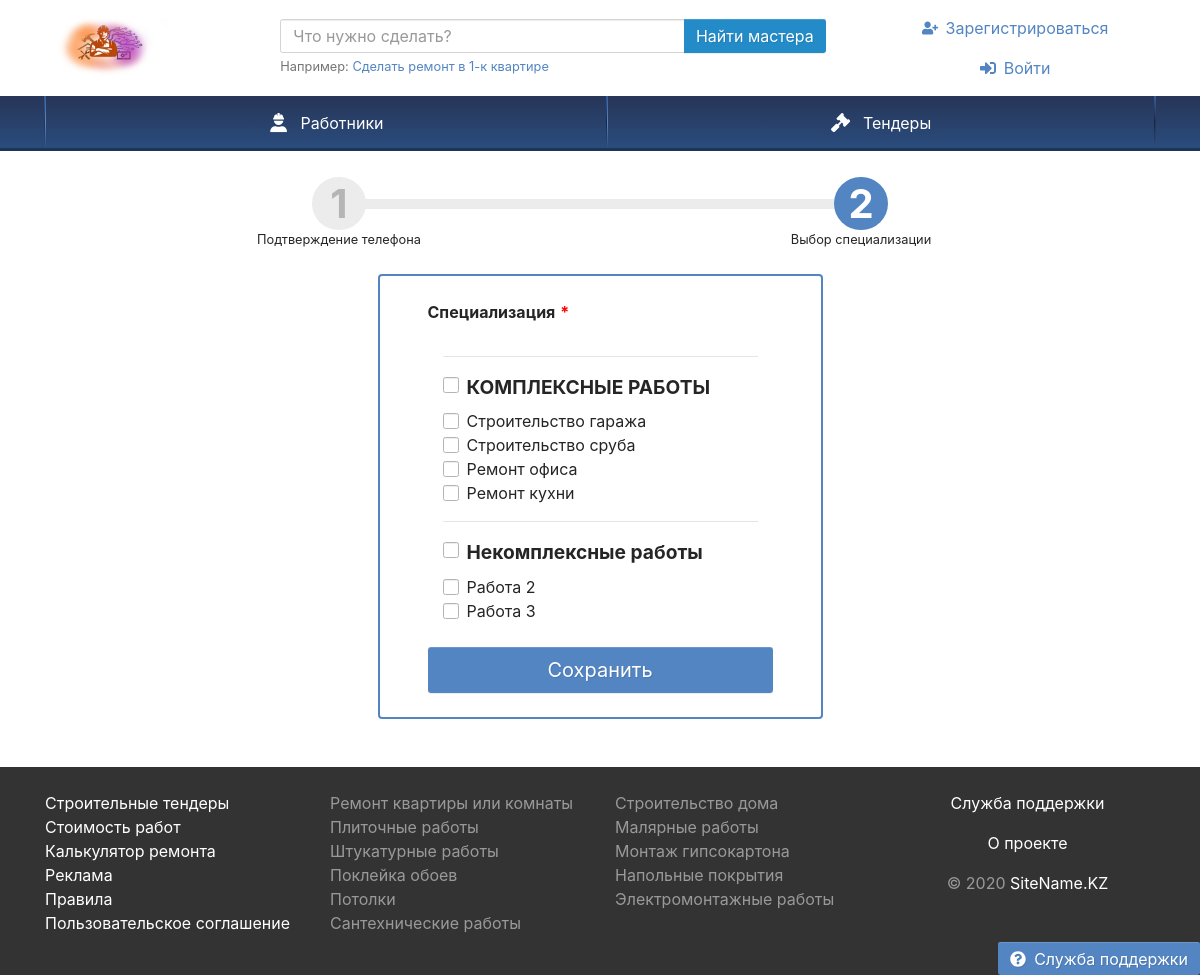
The app's page /register2.php with its own data.
### tables this page shows
CREATE TABLE `speciality` (
  `ID` int(11) NOT NULL,
  `NAME_SPEC` varchar(255) NOT NULL
);

CREATE TABLE `services` (
  `ID` int(11) NOT NULL,
  `NAME_SERV` varchar(255) NOT NULL,
  `SPECID` int(11) NOT NULL
);

### register2.php (the view, shortened to what this page needs)
<!DOCTYPE html>
<html>
<head>
<link rel="stylesheet" href="Theme/css/steps.css">
<link rel="stylesheet" href="Theme/css/site.css">
</head>
<body id="body">
    <header>
        <div class="container">
            <div class="row align-items-center d-none d-lg-flex">
                <div class="col-auto py-2 pr-0">
                    <a href="first.html"><img src="Theme/images/rabotniki.png" height="60" alt="SiteName.KZ"></a>
                </div>
                <div class="col">
                    <form action="#tender" method="post">
                        <div class="input-group">
                            <input id="need" name="need" type="text" class="form-control" placeholder="Что нужно сделать?">
                            <div class="input-group-append">
                                <button class="btn btn-secondary" type="submit">Найти мастера</button>
                            </div>
                        </div>
                    </form>
                    <small class="text-muted">
                        Например: <a href="#" onclick="$('#need').val($(this).text()).focus(); return false;">Сделать ремонт в 1-к квартире</a>
                    </small>
                </div>
                <div class="col-auto">
                        <ul class="my-2 flex-column nav" style="width: 280px; margin-left: 1.2rem;">
                            <li class="nav-item text-center">
                                <a class="nav-link" href="register.html">
                                    <svg class="mr-2 i is-user-plus"><use xlink:href="#s-user-plus"></use></svg>Зарегистрироваться</a>
                            </li>
                            <li class="nav-item text-center">
                                <a class="nav-link" href="login.html">
                                    <svg class="mr-2 i is-sign-in-alt"><use xlink:href="#s-sign-in-alt"></use></svg>Войти</a>
                                </li>
                        </ul>
                </div>
            </div>
        </div>
    </header>
    <nav id="menu" class="navbar-main navbar-expand-lg navbar">
        <div class="container">
            <div id="menu-collapse" class="offcanvas-collapse  navbar-collapse">
                <ul class="nav">
                    <li class="nav-item">
                        <a class="nav-link" href="catalog.html">
                            <svg class="mr-3 mr-lg-2 i is-user-hard-hat"><use xlink:href="#s-user-hard-hat"></use></svg>
                            Работники
                        </a>
                    </li>
                    <li class="nav-item">
                        <a class="nav-link" href="tender.html">
                            <svg class="mr-3 mr-lg-2 i is-gavel"><use xlink:href="#s-gavel"></use></svg>
                            Тендеры
                        </a>
                    </li>
                </ul>
            </div>
        </div>
    </nav>
    <div class="container pt-3 mb-5">
        <div id="w0" class="mb-4 px-lg-5 steps">
            <div class="step-progress" style="width: 50%; margin-left: 25%;">
            </div>
            <div class="row">
                <div class="col-6 step "><div class="step-num">1</div>
                    <div class="step-text">Подтверждение телефона</div>
                </div>
                <div class="col-6 step active">
                    <div class="step-num">2</div>
                    <div class="step-text">Выбор специализации</div>
                </div>
            </div>
        </div>
    <div class="row justify-content-center">
        <div class="col-sm-9 col-md-7 col-lg-6 col-xl-5">
            <div class="card border-2 border-primary">
                <div class="card-body px-4 px-sm-5 py-4">
                    <form id="signup" action="#" method="post">
                        <div class="form-group field-signup-username required">
                            <label for="signup-username">Специализация</label>
                            <div class="col-sm-12">
            <div class="my-4">
           <div>
               <?php  require_once 'conn.php';
               $query ="SELECT * FROM `speciality`";
               $result = mysqli_query($link, $query) or die("Ошибка " . mysqli_error($link));
               $rows = mysqli_fetch_all($result, MYSQLI_ASSOC);
                foreach ($rows as $row) {
                 $v = $row['ID'];
               ?>
               <hr/>
            <div class="custom-control custom-checkbox">
                <label class="custom-control-label" for="i35"><h4><b><?php echo $row['NAME_SPEC']; ?></b></h4></label>
            </div>
            <?php
              $query2 = "SELECT * FROM `services` WHERE SPECID = $v";
              $result2 = mysqli_query($link, $query2) or die("Ошибка " . mysqli_error($link));
              $rows2 = mysqli_fetch_all($result2, MYSQLI_ASSOC);
              foreach($rows2 as $roww) {
              ?>
<div>
                    <div class="custom-control custom-checkbox">
                        <label class="custom-control-label" for="<?php echo $roww['ID']; ?>"><?php echo $roww['NAME_SERV']; ?></label>
                    </div>
                </div>
              <?php
      }  } ?>
            </div>
    </div>
                            </div>
                        </div>
                        <input type="button" class="btn btn-primary btn-lg btn-block register2" value="Сохранить"/>
                    </form>
                </div>
            </div>
        </div>
    </div>
    </div>
    <a class="btn btn-primary position-fixed d-none d-lg-inline-block" href="#" style="bottom: 0; right: 0; z-index: 1040;"><svg class="mr-2 i is-question-circle"><use xlink:href="#s-question-circle"></use></svg>Служба поддержки</a>
    <footer class="bg-black">
          <div class="container text-white-50 py-4">
              <div class="row">
                  <div class="mb-lg-3 text-center text-lg-left col-sm-12 col-lg-4 col-xl-3">
                      <ul class="d-none d-lg-block flex-column nav"><li class="nav-item"><a class="text-white" href="#">Строительные тендеры</a></li>
                          <li class="nav-item"><a class="text-white" href="#">Стоимость работ</a></li>
                          <li class="nav-item"><a class="text-white" href="#">Калькулятор ремонта</a></li>
                      </ul>
                      <ul class="flex-column nav"><li class="nav-item"><a class="text-white" href="#" rel="nofollow">Реклама</a></li>
                          <li class="nav-item"><a class="text-white" href="#" rel="nofollow">Правила</a></li>
                          <li class="nav-item"><a class="text-white" href="#" rel="nofollow">Пользовательское соглашение</a></li>
                      </ul>
                  </div>
                  <div class="d-none d-lg-block col-lg-8 col-xl-6">
                      <div class="row">
                          <div class="col-lg-6"><a class="text-white-50" href="#">Ремонт квартиры или комнаты</a></div>
                          <div class="col-lg-6"><a class="text-white-50" href="#">Строительство дома</a></div>
                          <div class="col-lg-6"><a class="text-white-50" href="#">Плиточные работы</a></div>
                          <div class="col-lg-6"><a class="text-white-50" href="#">Малярные работы</a></div>
                          <div class="col-lg-6"><a class="text-white-50" href="#">Штукатурные работы</a></div>
                          <div class="col-lg-6"><a class="text-white-50" href="#">Монтаж гипсокартона</a></div>
                          <div class="col-lg-6"><a class="text-white-50" href="#">Поклейка обоев</a></div>
                          <div class="col-lg-6"><a class="text-white-50" href="#">Напольные покрытия</a></div>
                          <div class="col-lg-6"><a class="text-white-50" href="#">Потолки</a></div>
                          <div class="col-lg-6"><a class="text-white-50" href="#">Электромонтажные работы</a></div>
                          <div class="col-lg-6"><a class="text-white-50" href="#">Сантехнические работы</a></div>
                      </div>
                  </div>
                  <div class="col-xl-3 text-center">
                      <a class="d-block mb-lg-3 text-white" href="#" rel="nofollow">Служба поддержки</a>
                      <a class="d-block mb-3 text-white" href="#">О проекте</a>
                      © 2020 <a class="text-white" href="#">SiteName.KZ</a>
                  </div>
              </div>
          </div>
    </footer>
      </body>
  </html>

### Theme/css/steps.css (style rules this page uses)
.steps { padding-top: 1.9791666667rem; text-align: center; }
.steps .row { margin-top: -1.9791666667rem; }
.step { display: inline-block; padding: 0 !important; }
.step-num { color: #b5b5b5; display: inline-block; font-size: 2.5rem; width: 3.3333333333rem; line-height: 2.5rem; font-weight: bold; padding: 0.4166666667rem; background-color: #ececec; border-radius: 50%; }
.step-text { font-size: 0.8rem; }
.step.active .step-num { background-color: #5385c2; color: white; }
.step-progress { background-color: #ececec; padding: 0; }

### records on screen
speciality: NAME_SPEC "КОМПЛЕКСНЫЕ РАБОТЫ"
services: NAME_SERV "Строительство гаража"
services: NAME_SERV "Строительство сруба"
services: NAME_SERV "Ремонт офиса"
services: NAME_SERV "Ремонт кухни"
speciality: NAME_SPEC "Некомплексные работы"
services: NAME_SERV "Работа 2"
services: NAME_SERV "Работа 3"
